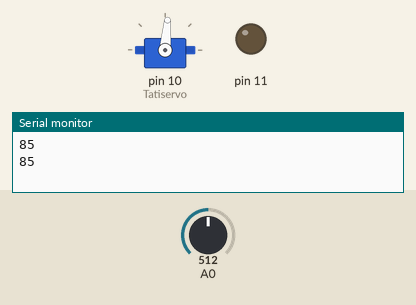
Simulated run of this sketch. Board: Arduino Uno, built with avr-gcc and run on an emulated ATmega328P. On the bench: servo, output pins drawn as LEDs (lit = HIGH), the last lines printed to the serial monitor. The test bench sets the inputs (shaded band); at power-on: A0 = 512.

Above: at 2.8 s.
2.9 s: A0 set to 716
At 4.4 s:
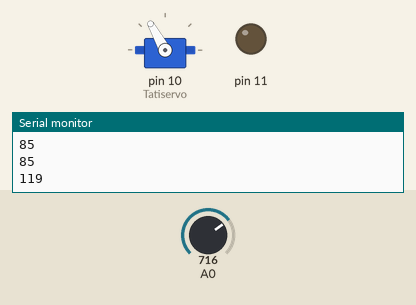
5.6 s: A0 set to 900
At 7.2 s:
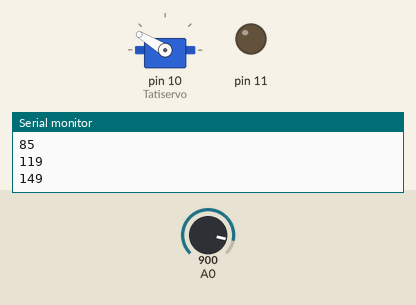
8.3 s: A0 set to 1023
At 11.2 s:
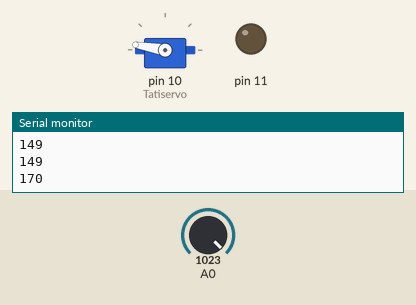
11.5 s: A0 set to 306
At 13.0 s:
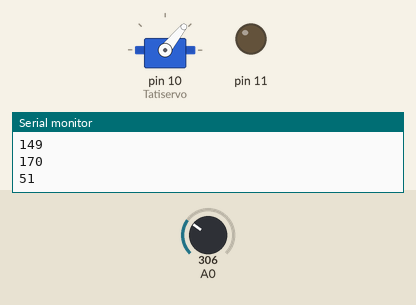
14.2 s: A0 set to 122
At 17.2 s:
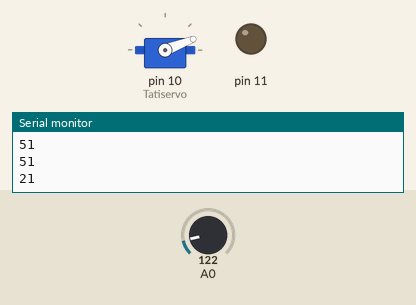
17.5 s: A0 set to 511
At 18.8 s:
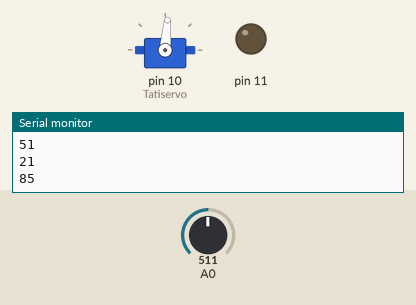
Timing chart, 0 to 20.5 s (numbered marks = the images above; inputs shaded):
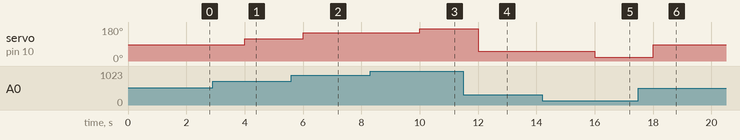

The sketch:

practica_16abril.ino
```cpp
#include <Servo.h>
Servo Tatiservo;
int pot = 0;
int potV = 0;

void setup() {
Tatiservo.attach (10); // SIEMPRE PWM
pinMode (11, OUTPUT);
Serial.begin (9600);

}

void loop() {
pot = analogRead (0);
potV = map (pot, 1, 1023, 1, 170);
Serial.println (potV);


//if (potLeer >=

  Tatiservo.write (potV);
  delay (1000);
  Tatiservo.write (potV);
  delay (1000);

}
```

Measured:
- after the input at 2.9 s, servo on pin 10 (Tatiservo): 85° → 119° after 1.1 s
- after the input at 5.6 s, servo on pin 10 (Tatiservo): 119° → 149° after 0.40 s
- after the input at 8.3 s, servo on pin 10 (Tatiservo): 149° → 170° after 1.7 s
- after the input at 11.5 s, servo on pin 10 (Tatiservo): 170° → 51° after 0.50 s
- after the input at 14.2 s, servo on pin 10 (Tatiservo): 51° → 21° after 1.8 s
- after the input at 17.5 s, servo on pin 10 (Tatiservo): 21° → 85° after 0.50 s
